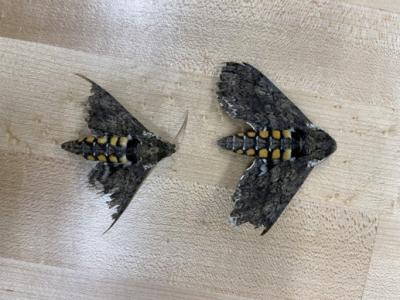
#> input picture Project/Presentation Images/bugs.jpg, 400 x 300 px, found by its file name
$ python edgeDetection.py
#> lines starting #> are read from the running program, lines starting #| are printed output that depends on the picture; after the words box and inside, x2 and y2 are one past the last pixel; in counts of white or black regions, pixels touching at a corner belong together
from cv2 import cv2
import numpy as np

# convert picture to matrix
image = cv2.imread("C:/Users/paulf/Documents/GitHub/Computational-Dynamics/Project/Presentation Images/bugs.jpg")
#> image is the input picture: shape (300, 400, 3); mean B, G, R 148.2, 155.5, 160.9

# show the picture
cv2.imshow('Bugs',image)

# choose ow long to show the picture
cv2.waitKey(1000)
cv2.destroyAllWindows()

# cropping the picture to show only the bug with good wings
# find the height and width
height,width = image.shape[0:2]
#> height = 300; width = 400

# crops based off the percentage you want cropped
startRow = int(height*.15)
#> startRow = 45
startCol = int(width*.5)
#> startCol = 200
endRow = int(height*.85)
#> endRow = 255
endCol = int(width*.85)
#> endCol = 340
cropimage = image[startRow:endRow, startCol:endCol]
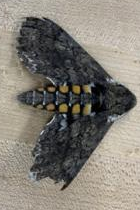
#> cropimage: shape (210, 140, 3); mean B, G, R 117.4, 125.9, 130.6
cv2.imshow('Cropped Bugs', cropimage)
cv2.waitKey(1000)
cv2.destroyAllWindows()

# reduce the noise from the background
newbug = cv2.fastNlMeansDenoisingColored(cropimage, None, 9, 10, 7, 21)
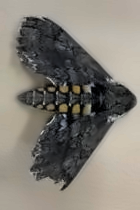
#> newbug: shape (210, 140, 3); mean B, G, R 117.5, 125.7, 130.2
cv2.imshow("Reduced Noise", newbug)
cv2.waitKey(1000)
cv2.destroyAllWindows()

# use Canny edge detector, an edge detector algorithm
# the values are the minimum and maximum intensity gradient values
edgeimage = cv2.Canny(newbug, 150, 500)
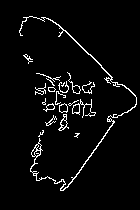
#> edgeimage: shape (210, 140); 4.2% white in thin lines or dots, all inside (x1, y1, x2, y2) = (19, 16, 137, 191)
cv2.imshow("Edges", edgeimage)
cv2.waitKey(1000)

$ run again, with Project/Presentation Images/13.png saved as Project/Presentation Images/bugs.jpg
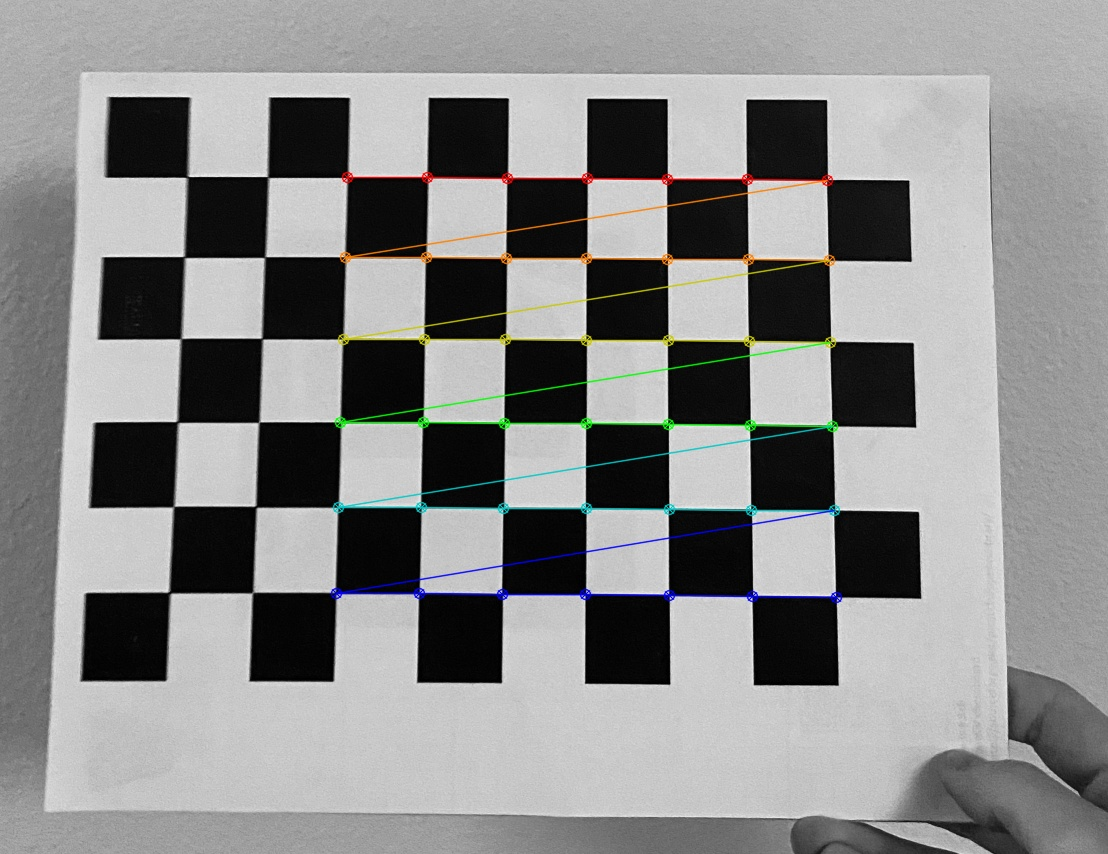
#> input picture Project/Presentation Images/13.png, 1108 x 854 px, found by its file name
#> image is the input picture: shape (854, 1108, 3); mean B, G, R 137.9, 138.4, 138.2
#> `cropimage = image[startRow:endRow, startCol:endCol]`:
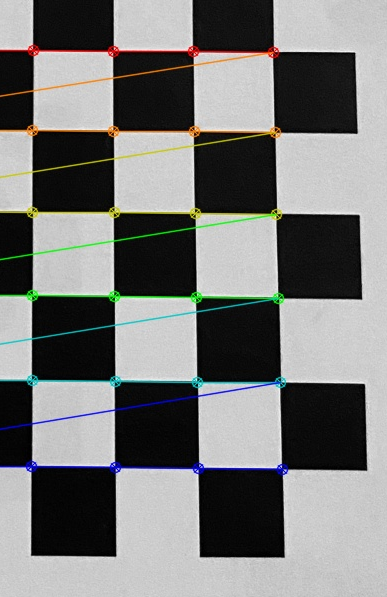
#> cropimage: shape (597, 387, 3); mean B, G, R 120.1, 121.3, 120.7
#> `edgeimage = cv2.Canny(newbug, 150, 500)`:
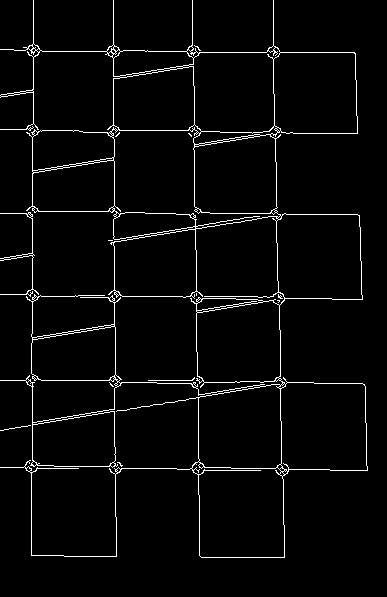
#> edgeimage: shape (597, 387); 3.2% white in thin lines or dots, all inside (x1, y1, x2, y2) = (0, 0, 368, 558)

$ run again, with Project/Presentation Images/16.png saved as Project/Presentation Images/bugs.jpg
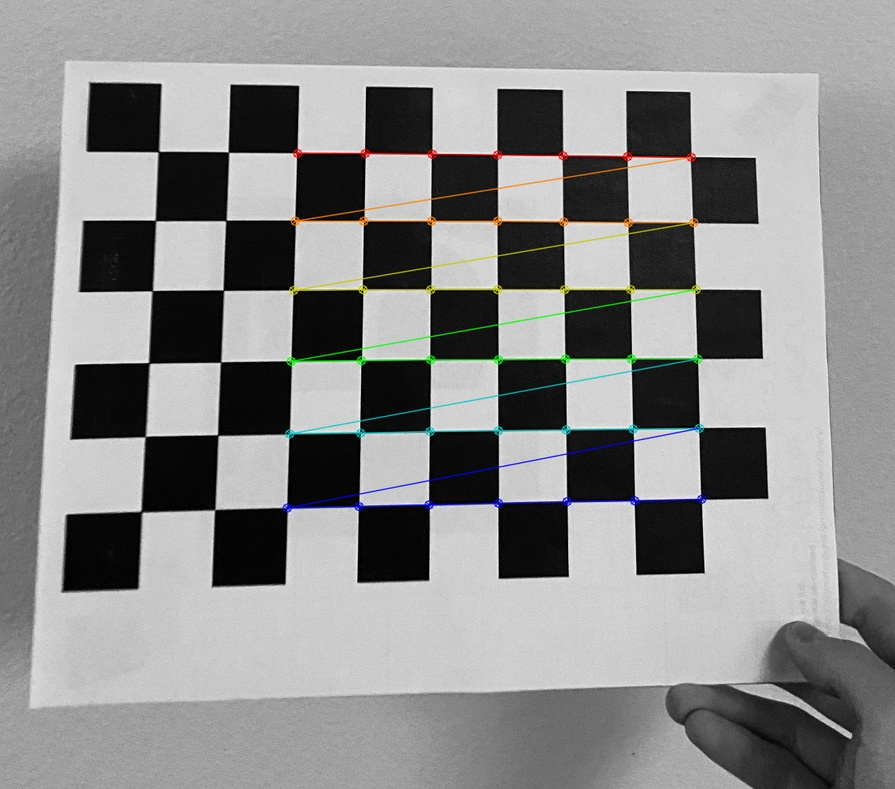
#> input picture Project/Presentation Images/16.png, 895 x 789 px, shrunk from 1123 x 990 before the run, found by its file name
#> image is the input picture: shape (789, 895, 3); mean B, G, R 139.3, 139.7, 139.4
#> `cropimage = image[startRow:endRow, startCol:endCol]`:
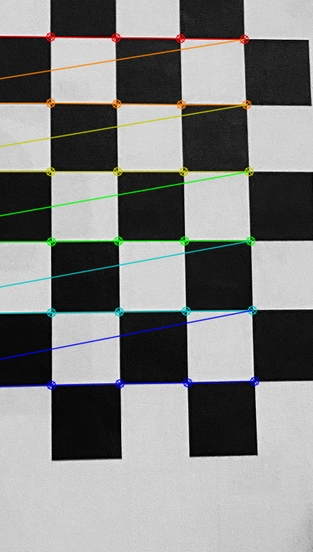
#> cropimage: shape (552, 313, 3); mean B, G, R 130.5, 131.7, 131
#> `edgeimage = cv2.Canny(newbug, 150, 500)`:
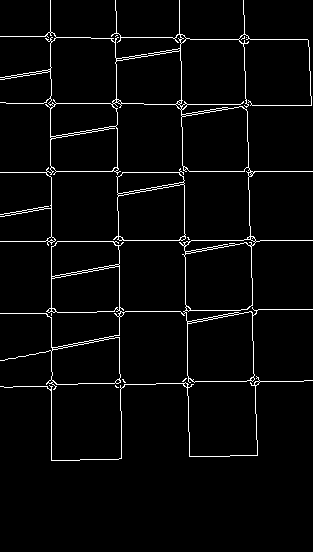
#> edgeimage: shape (552, 313); 3.2% white in thin lines or dots, all inside (x1, y1, x2, y2) = (0, 0, 313, 461)
